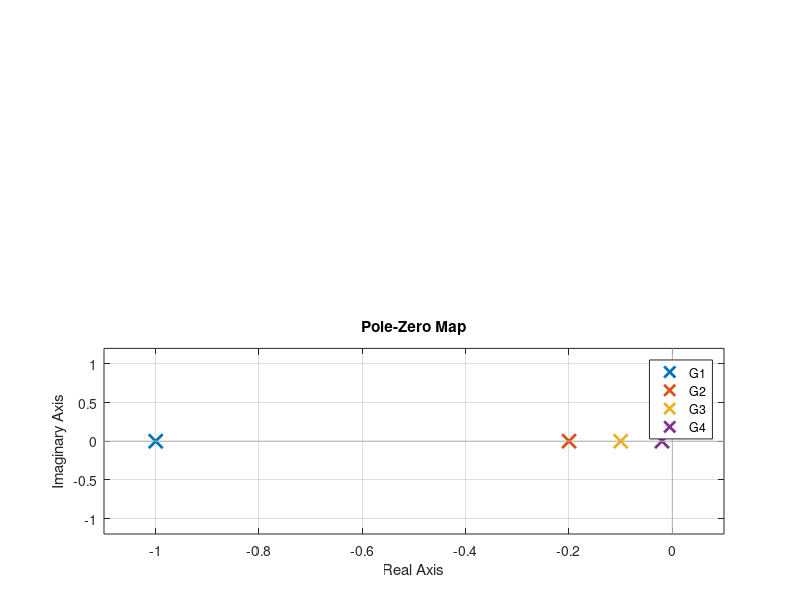

This chart was generated by the following MATLAB code: (Note: this script raises an error after producing the figure.)
% Master1 CORO 
% Classical Control
% exercise 1 of lab1

clear all, close all, clc

disp('section 1.1')
disp('')

k=1;
T1=1;T2=5;T3=10;T4=50;
G1=tf(k,[T1 1]);
G2=tf(k,[T2 1]);
G3=tf(k,[T3 1]);
G4=tf(k,[T4 1]);

f1=figure(1);
set(f1,'position',[1   462   504   343])
subplot(211)
step(G1,G2,G3,G4);
legend('G1','G2','G3','G4')
subplot(212)
pzmap(G1,G2,G3,G4)
legend('G1','G2','G3','G4')

S1 = stepinfo(G1,'SettlingTimeThreshold',0.05);
S2 = stepinfo(G2,'SettlingTimeThreshold',0.05);
S3 = stepinfo(G3,'SettlingTimeThreshold',0.05);
S4 = stepinfo(G4,'SettlingTimeThreshold',0.05);
disp(['5% settling time of G1 (T1=1) :',num2str(S1.SettlingTime)])
disp(['5% settling time of G2 (T2=5) :',num2str(S2.SettlingTime)])
disp(['5% settling time of G3 (T3=10) :',num2str(S3.SettlingTime)])
disp(['5% settling time of G4 (T4=50) :',num2str(S4.SettlingTime)])

%%

disp('---------------------------------------------')
disp('section 1.2')
disp('')

k1=1;k2=2;k3=5;k4=10;
T=10;

G1=tf(k1,[T 1]);G2=tf(k2,[T 1]);G3=tf(k3,[T 1]);G4=tf(k4,[T 1]);
py
f2=figure(2);hold on
% 作成した図の位置とサイズを設定
set(f2,'position',[507   462   504   343])

% step 関数を使用して、各制御システム G1、G2、G3、G4 のステップ応答を計算し、これらのステップ応答を同じ図にプロット
step(G1,G2,G3,G4);

% 'k'はプロットの色を表している
% 制御ゲイン k1 から k4 までのそれぞれに対して、ゼロから制御ゲインまでの直線を描画
plot([0 T],[0 k1],'k')
plot([0 T],[0 k2],'k')
plot([0 T],[0 k3],'k')
plot([0 T],[0 k4],'k')
plot([T T],[0 k4],':k')
legend('G1','G2','G3','G4')


S1 = stepinfo(G1,'SettlingTimeThreshold',0.05);
S2 = stepinfo(G2,'SettlingTimeThreshold',0.05);
S3 = stepinfo(G3,'SettlingTimeThreshold',0.05);
S4 = stepinfo(G4,'SettlingTimeThreshold',0.05);

disp(['5% settling time of G1 (k=1) :',num2str(S1.SettlingTime)])
disp(['5% settling time of G2 (k=2) :',num2str(S2.SettlingTime)])
disp(['5% settling time of G3 (k=5) :',num2str(S3.SettlingTime)])
disp(['5% settling time of G4 (k=10) :',num2str(S4.SettlingTime)])

%%

disp('---------------------------------------------')
disp('section 1.3')
disp('')

k=1;
T1=1;T2=5;T3=10;T4=50;
G1=tf(k,[T1 1]);
G2=tf(k,[T2 1]);
G3=tf(k,[T3 1]);
G4=tf(k,[T4 1]);

f3=figure(3);
set(f3,'position',[1    52   504   343])
subplot(121)
bode(G1,G2,G3,G4);
%bodemag(G1);
bodemag(G1,G2,G3,G4);
legend('G1','G2','G3','G4')
subplot(122)
step(G1,G2,G3,G4)
legend('G1','G2','G3','G4')

wc1=bandwidth(G1);
wc2=bandwidth(G2);
wc3=bandwidth(G3);
wc4=bandwidth(G4);

S1 = stepinfo(G1,'SettlingTimeThreshold',0.05);
S2 = stepinfo(G2,'SettlingTimeThreshold',0.05);
S3 = stepinfo(G3,'SettlingTimeThreshold',0.05);
S4 = stepinfo(G4,'SettlingTimeThreshold',0.05);

disp(['Bandwith of G1 (T1=1) :',num2str(wc1)])
disp(['Bandwith of G2 (T2=5) :',num2str(wc2)])
disp(['Bandwith of G3 (T3=10) :',num2str(wc3)])
disp(['Bandwith of G4 (T4=50) :',num2str(wc4)])
disp(' ')
disp(['5% settling time of G1 (T1=1) :',num2str(S1.SettlingTime)])
disp(['5% settling time of G2 (T2=5) :',num2str(S2.SettlingTime)])
disp(['5% settling time of G3 (T3=10) :',num2str(S3.SettlingTime)])
disp(['5% settling time of G4 (T4=50) :',num2str(S4.SettlingTime)])
disp(' ')
